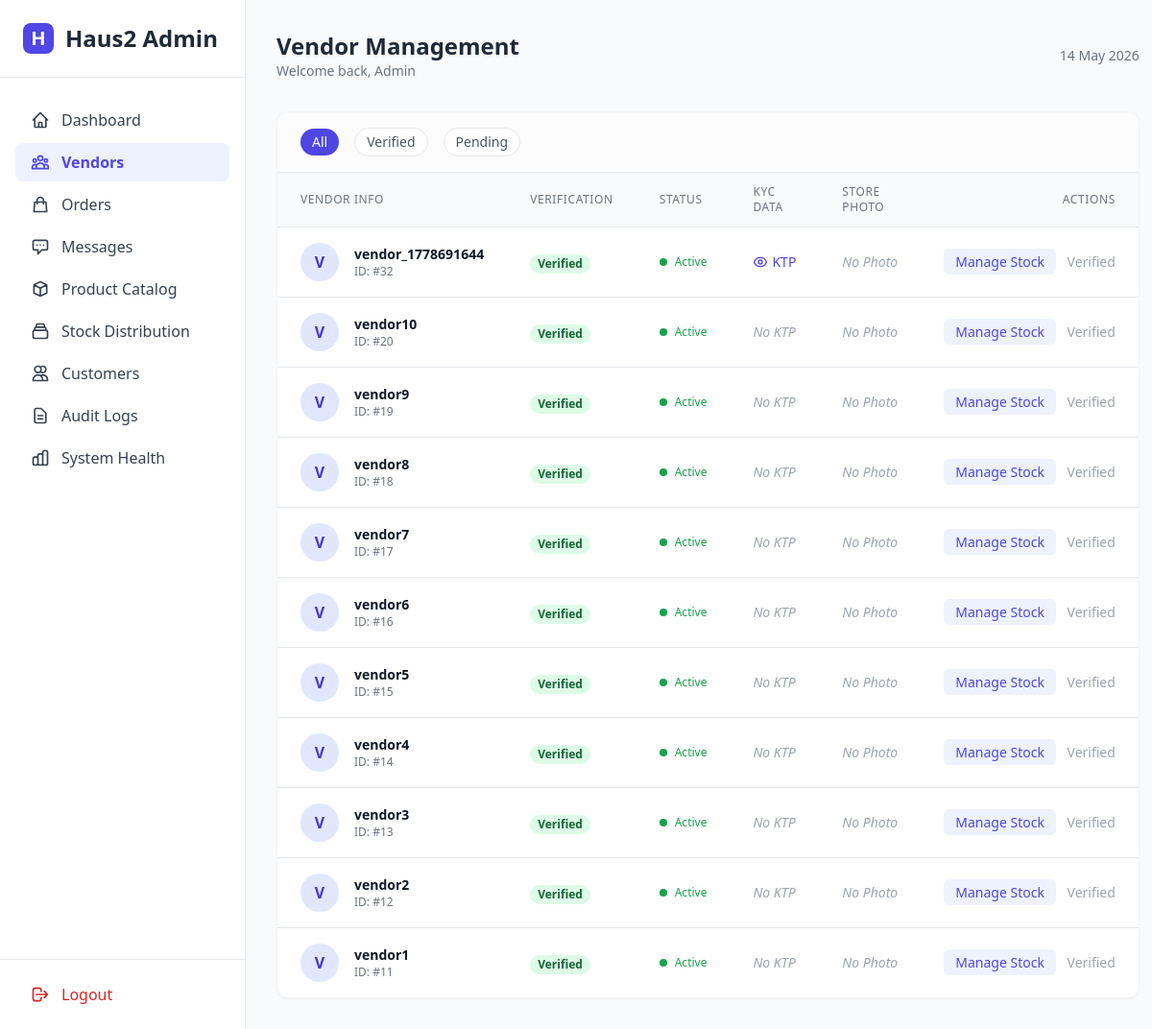
Page /web-admin/vendors (signed in) on the committed database.
### app/models.py (models this page shows, shortened)
class User(db.Model, SerializerMixin):
    __tablename__ = 'users'
    id = db.Column(db.Integer, primary_key=True)
    username = db.Column(db.String(80), unique=True, nullable=False)
    password_hash = db.Column(db.String(128), nullable=False)
    role = db.Column(db.String(20), nullable=False) # admin, vendor, customer
    is_verified = db.Column(db.Boolean, default=False) # For Vendor KYC
    ktp_image_url = db.Column(db.String(255), nullable=True)
    store_image_url = db.Column(db.String(255), nullable=True)
    failed_login_attempts = db.Column(db.Integer, default=0)
    locked_until = db.Column(db.DateTime, nullable=True)
    latitude = db.Column(db.Float, nullable=True)
    longitude = db.Column(db.Float, nullable=True)
    is_active = db.Column(db.Boolean, default=True) # Toggle for vendors
    fcm_token = db.Column(db.String(255), nullable=True)
    created_at = db.Column(db.DateTime, default=lambda: datetime.now(timezone.utc))
    serialize_only = ('id', 'username', 'role', 'is_verified', 'latitude', 'longitude', 'is_active', 'created_at')

### app/web_admin.py (the view)
@web_admin_bp.route('/vendors', methods=['GET'])
def vendors():
    if 'admin_id' not in session:
        return redirect(url_for(LOGIN_ROUTE))
    status_filter = request.args.get('status', 'all')
    query = User.query.filter_by(role='vendor')
    if status_filter == 'pending':
        query = query.filter_by(is_verified=False)
    elif status_filter == 'verified':
        query = query.filter_by(is_verified=True)
    all_vendors = query.order_by(User.id.desc()).all()
    return render_template('admin/vendors.html', vendors=all_vendors, current_filter=status_filter)

### app/web_admin.py (called while the page is built)
@web_admin_bp.context_processor
def inject_globals():
    try:
        pending_vendors = User.query.filter_by(role='vendor', is_verified=False).count()
        unread_messages = 0
        admin_id = session.get('admin_id')
        if admin_id:
            unread_messages = ChatMessage.query.filter_by(receiver_id=admin_id, is_read=False).count()
        return {
            'now': datetime.now(timezone.utc),
            'pending_vendor_count': pending_vendors,
            'unread_msg_count': unread_messages
        }
    except:
        return {'now': datetime.now(), 'pending_vendor_count': 0, 'unread_msg_count': 0}

### app/templates/admin/vendors.html (shortened to what this page needs)
{% extends 'base.html' %}
{% block header_title %}Vendor Management{% endblock %}
{% block content %}
<div class="bg-white rounded-xl shadow-sm border border-gray-100 overflow-hidden">
    <div class="px-6 py-4 border-b flex flex-col sm:flex-row justify-between items-center bg-gray-50/50">
        <div class="flex items-center space-x-4 mb-4 sm:mb-0">
            <a href="{{ url_for('web_admin.vendors', status='all') }}" class="px-3 py-1 text-sm font-medium rounded-full {% if current_filter == 'all' %}bg-indigo-600 text-white{% else %}bg-white text-gray-600 border hover:bg-gray-50{% endif %}">
                All
            </a>
            <a href="{{ url_for('web_admin.vendors', status='verified') }}" class="px-3 py-1 text-sm font-medium rounded-full {% if current_filter == 'verified' %}bg-green-600 text-white{% else %}bg-white text-gray-600 border hover:bg-gray-50{% endif %}">
                Verified
            </a>
            <a href="{{ url_for('web_admin.vendors', status='pending') }}" class="px-3 py-1 text-sm font-medium rounded-full {% if current_filter == 'pending' %}bg-yellow-600 text-white{% else %}bg-white text-gray-600 border hover:bg-gray-50{% endif %}">
                Pending
            </a>
        </div>
    </div>
    <div class="overflow-x-auto">
        <table class="min-w-full divide-y divide-gray-200">
            <thead class="bg-gray-50">
                <tr>
                    <th class="px-6 py-3 text-left text-xs font-medium text-gray-500 uppercase tracking-wider">Vendor Info</th>
                    <th class="px-6 py-3 text-left text-xs font-medium text-gray-500 uppercase tracking-wider">Verification</th>
                    <th class="px-6 py-3 text-left text-xs font-medium text-gray-500 uppercase tracking-wider">Status</th>
                    <th class="px-6 py-3 text-left text-xs font-medium text-gray-500 uppercase tracking-wider">KYC Data</th>
                    <th class="px-6 py-3 text-left text-xs font-medium text-gray-500 uppercase tracking-wider">Store Photo</th>
                    <th class="px-6 py-3 text-right text-xs font-medium text-gray-500 uppercase tracking-wider">Actions</th>
                </tr>
            </thead>
            <tbody class="bg-white divide-y divide-gray-200">
                {% for vendor in vendors %}
                <tr class="hover:bg-gray-50 transition-colors">
                    <td class="px-6 py-4 whitespace-nowrap">
                        <div class="flex items-center">
                            <div class="h-10 w-10 rounded-full bg-indigo-100 flex items-center justify-center text-indigo-700 font-bold">
                                {{ vendor.username[0]|upper }}
                            </div>
                            <div class="ml-4">
                                <div class="text-sm font-bold text-gray-900">{{ vendor.username }}</div>
                                <div class="text-xs text-gray-500">ID: #{{ vendor.id }}</div>
                            </div>
                        </div>
                    </td>
                    <td class="px-6 py-4 whitespace-nowrap">
                        {% if vendor.is_verified %}
                        <span class="px-2 inline-flex text-xs leading-5 font-semibold rounded-full bg-green-100 text-green-800">
                            Verified
                        </span>
                        {% else %}
                        <span class="px-2 inline-flex text-xs leading-5 font-semibold rounded-full bg-yellow-100 text-yellow-800">
                            Pending
                        </span>
                        {% endif %}
                    </td>
                    <td class="px-6 py-4 whitespace-nowrap">
                        {% if vendor.is_active %}
                        <span class="flex items-center text-xs text-green-600 font-medium">
                            <span class="h-2 w-2 rounded-full bg-green-600 mr-2"></span> Active
                        </span>
                        {% else %}
                        <span class="flex items-center text-xs text-gray-400 font-medium">
                            <span class="h-2 w-2 rounded-full bg-gray-400 mr-2"></span> Offline
                        </span>
                        {% endif %}
                    </td>
                    <td class="px-6 py-4 whitespace-nowrap text-sm text-gray-500">
                        {% if vendor.ktp_image_url %}
                        <a href="{{ vendor.ktp_image_url }}" target="_blank" class="text-indigo-600 hover:text-indigo-900 flex items-center">
                            KTP
                        </a>
                        {% else %}
                        <span class="text-gray-400 italic">No KTP</span>
                        {% endif %}
                    </td>
                    <td class="px-6 py-4 whitespace-nowrap text-sm text-gray-500">
                        {% if vendor.store_image_url %}
                        <a href="{{ vendor.store_image_url }}" target="_blank" class="text-indigo-600 hover:text-indigo-900 flex items-center">
                            <svg class="w-4 h-4 mr-1" fill="none" stroke="currentColor" viewBox="0 0 24 24"><path stroke-linecap="round" stroke-linejoin="round" stroke-width="2" d="M3 9a2 2 0 012-2h.93a2 2 0 001.664-.89l.812-1.22A2 2 0 0110.07 4h3.86a2 2 0 011.664.89l.812 1.22A2 2 0 0018.07 7H19a2 2 0 012 2v9a2 2 0 01-2 2H5a2 2 0 01-2-2V9z"></path><path stroke-linecap="round" stroke-linejoin="round" stroke-width="2" d="M15 13a3 3 0 11-6 0 3 3 0 016 0z"></path></svg>
                            Foto Toko
                        </a>
                        {% else %}
                        <span class="text-gray-400 italic">No Photo</span>
                        {% endif %}
                    </td>
                    <td class="px-6 py-4 whitespace-nowrap text-right text-sm font-medium">
                        {% if vendor.is_verified %}
                        <a href="{{ url_for('web_admin.update_vendor_stock', vendor_id=vendor.id) }}" class="text-indigo-600 hover:text-indigo-900 bg-indigo-50 px-3 py-1 rounded-md mr-2 transition-colors">Manage Stock</a>
                        {% endif %}
                        {% if not vendor.is_verified %}
                        <a href="{{ url_for('web_admin.verify_action', user_id=vendor.id, action='approve') }}" class="text-white bg-green-600 hover:bg-green-700 px-3 py-1 rounded-md mr-2 transition-colors">Approve</a>
                        <a href="{{ url_for('web_admin.verify_action', user_id=vendor.id, action='reject') }}" onclick="return confirm('Reject this vendor?')" class="text-red-600 hover:text-red-900">Reject</a>
                        {% else %}
                        <span class="text-gray-400">Verified</span>
                        {% endif %}
                    </td>
                </tr>
                {% else %}
                <tr>
                    <td colspan="5" class="px-6 py-12 text-center text-gray-500 italic">
                        No vendors found for this filter.
                    </td>
                </tr>
                {% endfor %}
            </tbody>
        </table>
    </div>
</div>
{% endblock %}

### rows in the picture
User: username "V", username "vendor_1778691644", id "32", is_verified "Verified", is_active True (drawn), shows "No Photo"
User: username "V", username "vendor10", id "20", is_verified "Verified", is_active True (drawn), shows "No KTP", shows "No Photo"
User: username "V", username "vendor9", id "19", is_verified "Verified", is_active True (drawn), shows "No KTP", shows "No Photo"
User: username "V", username "vendor8", id "18", is_verified "Verified", is_active True (drawn), shows "No KTP", shows "No Photo"
User: username "V", username "vendor7", id "17", is_verified "Verified", is_active True (drawn), shows "No KTP", shows "No Photo"
User: username "V", username "vendor6", id "16", is_verified "Verified", is_active True (drawn), shows "No KTP", shows "No Photo"
User: username "V", username "vendor5", id "15", is_verified "Verified", is_active True (drawn), shows "No KTP", shows "No Photo"
User: username "V", username "vendor4", id "14", is_verified "Verified", is_active True (drawn), shows "No KTP", shows "No Photo"
User: username "V", username "vendor3", id "13", is_verified "Verified", is_active True (drawn), shows "No KTP", shows "No Photo"
User: username "V", username "vendor2", id "12", is_verified "Verified", is_active True (drawn), shows "No KTP", shows "No Photo"
User: username "V", username "vendor1", id "11", is_verified "Verified", is_active True (drawn), shows "No KTP", shows "No Photo"
